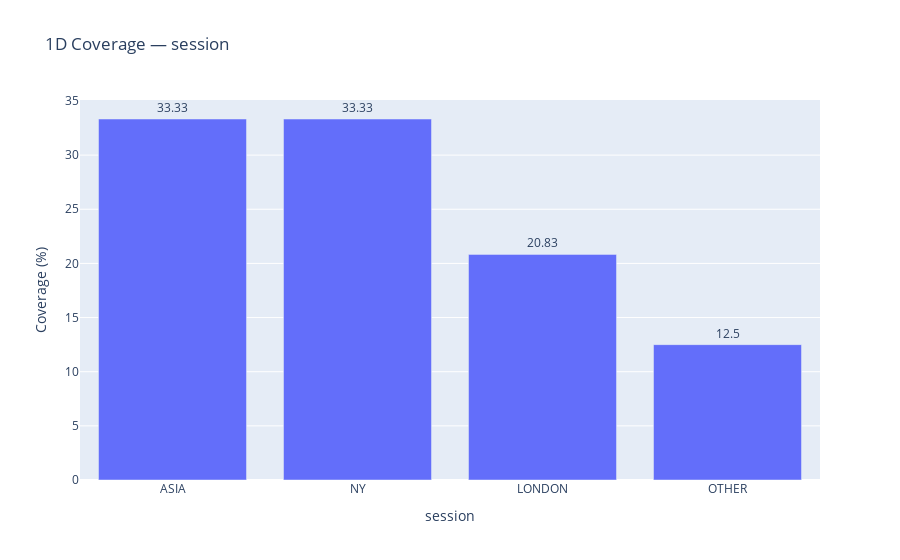
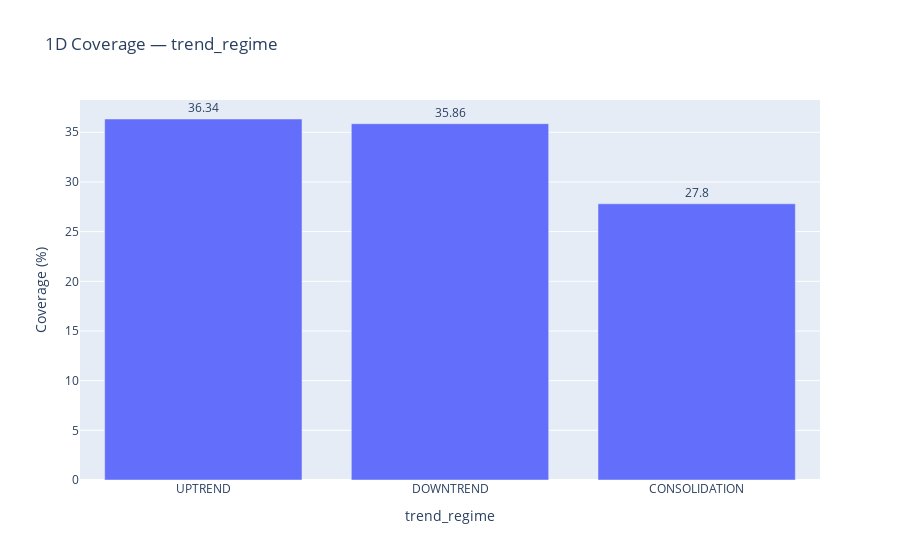
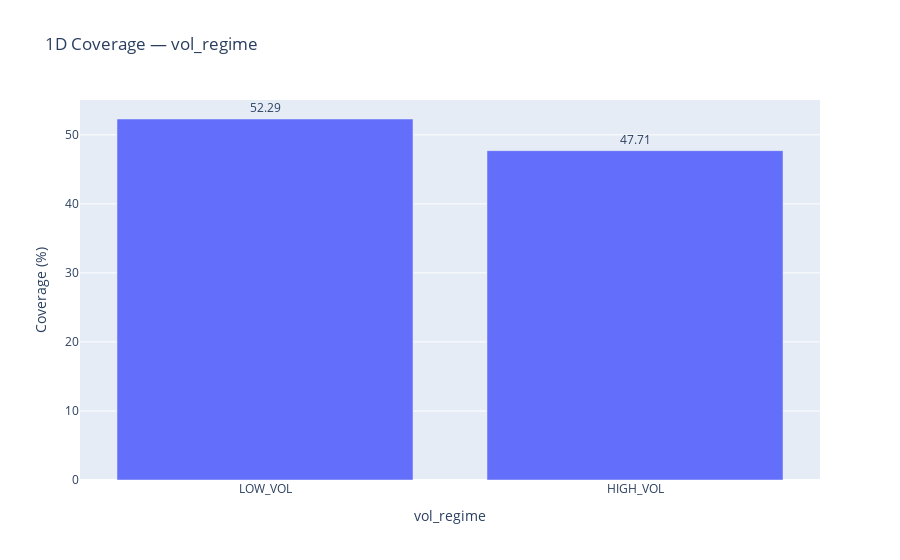

The notebook cell saved with these charts, in order:
### Markdown cell above
---

## C. Regime Coverage

Coverage measures what percentage of total candles fall into each regime bucket. This matters because:

- **Imbalanced coverage** means some regime combinations are rare and statistically unreliable
- **Zero-count buckets** would indicate regime combinations that never occur in practice
- We analyze coverage at three levels of granularity:
  - **1D** - Each dimension independently (session, trend, volatility)
  - **2D** - Pairwise combinations (session x trend, session x vol, trend x vol)
  - **3D** - Full cross: all 24 micro-buckets (session x trend x vol)

### Code cell
if "px" not in globals():
    import plotly.express as px
if "coverage_table" not in globals() or "sol" not in globals():
    raise RuntimeError("Run setup/helper cells first (coverage_table + sol).")

cov_1d = {
    "session": coverage_table(sol, ["session"]),
    "trend_regime": coverage_table(sol, ["trend_regime"]),
    "vol_regime": coverage_table(sol, ["vol_regime"]),
}

for key, tbl in cov_1d.items():
    plot_tbl = tbl.sort_values("coverage_pct", ascending=False).copy()
    fig = px.bar(
        plot_tbl,
        x=key,
        y="coverage_pct",
        text=plot_tbl["coverage_pct"].round(2),
        title=f"1D Coverage — {key}",
    )
    fig.update_traces(textposition="outside")
    fig.update_layout(yaxis_title="Coverage (%)", xaxis_title=key, showlegend=False)
    fig.show()

cov_1d["session"], cov_1d["trend_regime"], cov_1d["vol_regime"]

### Figure 1 — Plotly figure (JSON) as saved in the notebook; plotly's stock layout.template omitted (floating-point values rounded to 4 significant figures)
{"data": [{"hovertemplate": "session=%{x}<br>coverage_pct=%{y}<br>text=%{text}<extra></extra>", "legendgroup": "", "marker": {"color": "#636efa", "pattern": {"shape": ""}}, "name": "", "orientation": "v", "showlegend": false, "text": [33.33, 33.33, 20.83, 12.5], "textposition": "outside", "type": "bar", "x": ["ASIA", "NY", "LONDON", "OTHER"], "xaxis": "x", "y": [33.33, 33.33, 20.83, 12.5], "yaxis": "y"}], "layout": {"barmode": "relative", "legend": {"tracegroupgap": 0}, "showlegend": false, "title": {"text": "1D Coverage — session"}, "xaxis": {"anchor": "y", "domain": [0, 1], "title": {"text": "session"}}, "yaxis": {"anchor": "x", "domain": [0, 1], "title": {"text": "Coverage (%)"}}}}

### Figure 2 — Plotly figure (JSON) as saved in the notebook; plotly's stock layout.template omitted (floating-point values rounded to 4 significant figures)
{"data": [{"hovertemplate": "trend_regime=%{x}<br>coverage_pct=%{y}<br>text=%{text}<extra></extra>", "legendgroup": "", "marker": {"color": "#636efa", "pattern": {"shape": ""}}, "name": "", "orientation": "v", "showlegend": false, "text": [36.34, 35.86, 27.8], "textposition": "outside", "type": "bar", "x": ["UPTREND", "DOWNTREND", "CONSOLIDATION"], "xaxis": "x", "y": [36.34, 35.86, 27.8], "yaxis": "y"}], "layout": {"barmode": "relative", "legend": {"tracegroupgap": 0}, "showlegend": false, "title": {"text": "1D Coverage — trend_regime"}, "xaxis": {"anchor": "y", "domain": [0, 1], "title": {"text": "trend_regime"}}, "yaxis": {"anchor": "x", "domain": [0, 1], "title": {"text": "Coverage (%)"}}}}

### Figure 3 — Plotly figure (JSON) as saved in the notebook; plotly's stock layout.template omitted (floating-point values rounded to 4 significant figures)
{"data": [{"hovertemplate": "vol_regime=%{x}<br>coverage_pct=%{y}<br>text=%{text}<extra></extra>", "legendgroup": "", "marker": {"color": "#636efa", "pattern": {"shape": ""}}, "name": "", "orientation": "v", "showlegend": false, "text": [52.29, 47.71], "textposition": "outside", "type": "bar", "x": ["LOW_VOL", "HIGH_VOL"], "xaxis": "x", "y": [52.29, 47.71], "yaxis": "y"}], "layout": {"barmode": "relative", "legend": {"tracegroupgap": 0}, "showlegend": false, "title": {"text": "1D Coverage — vol_regime"}, "xaxis": {"anchor": "y", "domain": [0, 1], "title": {"text": "vol_regime"}}, "yaxis": {"anchor": "x", "domain": [0, 1], "title": {"text": "Coverage (%)"}}}}
